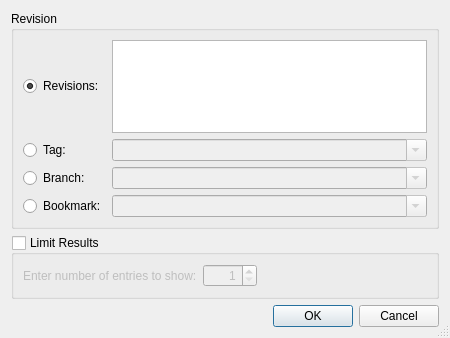
<?xml version="1.0" encoding="UTF-8"?>
<ui version="4.0">
 <class>HgMultiRevisionSelectionDialog</class>
 <widget class="QDialog" name="HgMultiRevisionSelectionDialog">
  <property name="geometry">
   <rect>
    <x>0</x>
    <y>0</y>
    <width>450</width>
    <height>338</height>
   </rect>
  </property>
  <property name="windowTitle">
   <string>Mercurial Revisions</string>
  </property>
  <property name="sizeGripEnabled">
   <bool>true</bool>
  </property>
  <layout class="QVBoxLayout" name="verticalLayout">
   <item>
    <widget class="QGroupBox" name="groupBox">
     <property name="title">
      <string>Revision</string>
     </property>
     <layout class="QGridLayout" name="gridLayout">
      <item row="0" column="0">
       <widget class="QRadioButton" name="changesetsButton">
        <property name="toolTip">
         <string>Select to specify a list of changesets</string>
        </property>
        <property name="text">
         <string>Revisions:</string>
        </property>
        <property name="checked">
         <bool>true</bool>
        </property>
       </widget>
      </item>
      <item row="0" column="1">
       <widget class="QPlainTextEdit" name="changesetsEdit">
        <property name="toolTip">
         <string>Enter revisions by number, id, range or revset expression one per line</string>
        </property>
        <property name="tabChangesFocus">
         <bool>true</bool>
        </property>
        <property name="lineWrapMode">
         <enum>QPlainTextEdit::NoWrap</enum>
        </property>
       </widget>
      </item>
      <item row="1" column="0">
       <widget class="QRadioButton" name="tagButton">
        <property name="toolTip">
         <string>Select to specify a revision by a tag</string>
        </property>
        <property name="text">
         <string>Tag:</string>
        </property>
       </widget>
      </item>
      <item row="1" column="1">
       <widget class="QComboBox" name="tagCombo">
        <property name="enabled">
         <bool>false</bool>
        </property>
        <property name="sizePolicy">
         <sizepolicy hsizetype="Expanding" vsizetype="Fixed">
          <horstretch>0</horstretch>
          <verstretch>0</verstretch>
         </sizepolicy>
        </property>
        <property name="toolTip">
         <string>Enter a tag name</string>
        </property>
        <property name="editable">
         <bool>true</bool>
        </property>
       </widget>
      </item>
      <item row="2" column="0">
       <widget class="QRadioButton" name="branchButton">
        <property name="toolTip">
         <string>Select to specify a revision by a branch</string>
        </property>
        <property name="text">
         <string>Branch:</string>
        </property>
       </widget>
      </item>
      <item row="2" column="1">
       <widget class="QComboBox" name="branchCombo">
        <property name="enabled">
         <bool>false</bool>
        </property>
        <property name="sizePolicy">
         <sizepolicy hsizetype="Expanding" vsizetype="Fixed">
          <horstretch>0</horstretch>
          <verstretch>0</verstretch>
         </sizepolicy>
        </property>
        <property name="toolTip">
         <string>Enter a branch name</string>
        </property>
        <property name="editable">
         <bool>true</bool>
        </property>
       </widget>
      </item>
      <item row="3" column="0">
       <widget class="QRadioButton" name="bookmarkButton">
        <property name="toolTip">
         <string>Select to specify a revision by a bookmark</string>
        </property>
        <property name="text">
         <string>Bookmark:</string>
        </property>
       </widget>
      </item>
      <item row="3" column="1">
       <widget class="QComboBox" name="bookmarkCombo">
        <property name="enabled">
         <bool>false</bool>
        </property>
        <property name="sizePolicy">
         <sizepolicy hsizetype="Expanding" vsizetype="Fixed">
          <horstretch>0</horstretch>
          <verstretch>0</verstretch>
         </sizepolicy>
        </property>
        <property name="toolTip">
         <string>Enter a bookmark name</string>
        </property>
        <property name="editable">
         <bool>true</bool>
        </property>
       </widget>
      </item>
     </layout>
    </widget>
   </item>
   <item>
    <widget class="QGroupBox" name="limitGroup">
     <property name="title">
      <string>Limit Results</string>
     </property>
     <property name="checkable">
      <bool>true</bool>
     </property>
     <property name="checked">
      <bool>false</bool>
     </property>
     <layout class="QHBoxLayout" name="horizontalLayout">
      <item>
       <widget class="QLabel" name="label">
        <property name="text">
         <string>Enter number of entries to show:</string>
        </property>
       </widget>
      </item>
      <item>
       <widget class="QSpinBox" name="limitSpinBox">
        <property name="toolTip">
         <string/>
        </property>
        <property name="alignment">
         <set>Qt::AlignRight|Qt::AlignTrailing|Qt::AlignVCenter</set>
        </property>
        <property name="minimum">
         <number>1</number>
        </property>
        <property name="maximum">
         <number>9999</number>
        </property>
       </widget>
      </item>
      <item>
       <spacer name="horizontalSpacer">
        <property name="orientation">
         <enum>Qt::Horizontal</enum>
        </property>
        <property name="sizeHint" stdset="0">
         <size>
          <width>164</width>
          <height>20</height>
         </size>
        </property>
       </spacer>
      </item>
     </layout>
    </widget>
   </item>
   <item>
    <widget class="QDialogButtonBox" name="buttonBox">
     <property name="orientation">
      <enum>Qt::Horizontal</enum>
     </property>
     <property name="standardButtons">
      <set>QDialogButtonBox::Cancel|QDialogButtonBox::Ok</set>
     </property>
    </widget>
   </item>
  </layout>
 </widget>
 <tabstops>
  <tabstop>changesetsButton</tabstop>
  <tabstop>changesetsEdit</tabstop>
  <tabstop>tagButton</tabstop>
  <tabstop>tagCombo</tabstop>
  <tabstop>branchButton</tabstop>
  <tabstop>branchCombo</tabstop>
  <tabstop>bookmarkButton</tabstop>
  <tabstop>bookmarkCombo</tabstop>
  <tabstop>limitGroup</tabstop>
  <tabstop>limitSpinBox</tabstop>
  <tabstop>buttonBox</tabstop>
 </tabstops>
 <resources/>
 <connections>
  <connection>
   <sender>buttonBox</sender>
   <signal>accepted()</signal>
   <receiver>HgMultiRevisionSelectionDialog</receiver>
   <slot>accept()</slot>
   <hints>
    <hint type="sourcelabel">
     <x>266</x>
     <y>319</y>
    </hint>
    <hint type="destinationlabel">
     <x>157</x>
     <y>223</y>
    </hint>
   </hints>
  </connection>
  <connection>
   <sender>buttonBox</sender>
   <signal>rejected()</signal>
   <receiver>HgMultiRevisionSelectionDialog</receiver>
   <slot>reject()</slot>
   <hints>
    <hint type="sourcelabel">
     <x>334</x>
     <y>319</y>
    </hint>
    <hint type="destinationlabel">
     <x>286</x>
     <y>223</y>
    </hint>
   </hints>
  </connection>
  <connection>
   <sender>tagButton</sender>
   <signal>toggled(bool)</signal>
   <receiver>tagCombo</receiver>
   <slot>setEnabled(bool)</slot>
   <hints>
    <hint type="sourcelabel">
     <x>89</x>
     <y>149</y>
    </hint>
    <hint type="destinationlabel">
     <x>253</x>
     <y>149</y>
    </hint>
   </hints>
  </connection>
  <connection>
   <sender>branchButton</sender>
   <signal>toggled(bool)</signal>
   <receiver>branchCombo</receiver>
   <slot>setEnabled(bool)</slot>
   <hints>
    <hint type="sourcelabel">
     <x>80</x>
     <y>175</y>
    </hint>
    <hint type="destinationlabel">
     <x>238</x>
     <y>175</y>
    </hint>
   </hints>
  </connection>
  <connection>
   <sender>bookmarkButton</sender>
   <signal>toggled(bool)</signal>
   <receiver>bookmarkCombo</receiver>
   <slot>setEnabled(bool)</slot>
   <hints>
    <hint type="sourcelabel">
     <x>45</x>
     <y>201</y>
    </hint>
    <hint type="destinationlabel">
     <x>251</x>
     <y>201</y>
    </hint>
   </hints>
  </connection>
  <connection>
   <sender>changesetsButton</sender>
   <signal>toggled(bool)</signal>
   <receiver>changesetsEdit</receiver>
   <slot>setEnabled(bool)</slot>
   <hints>
    <hint type="sourcelabel">
     <x>59</x>
     <y>81</y>
    </hint>
    <hint type="destinationlabel">
     <x>157</x>
     <y>80</y>
    </hint>
   </hints>
  </connection>
 </connections>
</ui>
